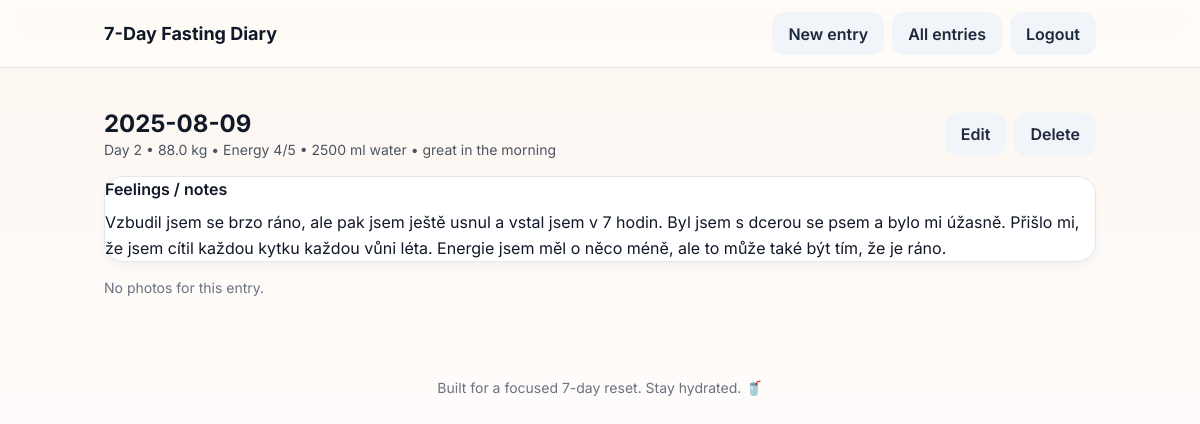
The app's page /entry/2 (signed in) with its own data.
### app.py (models this page shows)
class Entry(db.Model):
    __tablename__ = "entries"
    id = db.Column(db.Integer, primary_key=True)
    when = db.Column(db.Date, nullable=False, index=True)
    day_number = db.Column(db.Integer, nullable=True)
    weight = db.Column(db.Float, nullable=True)
    energy = db.Column(db.Integer, nullable=True)     # 1–5
    water_ml = db.Column(db.Integer, nullable=True)
    mood = db.Column(db.String(32), nullable=True)
    feelings = db.Column(db.Text, nullable=True)
    created_at = db.Column(db.DateTime, default=datetime.utcnow, nullable=False)
    updated_at = db.Column(db.DateTime, default=datetime.utcnow, onupdate=datetime.utcnow, nullable=False)
    photos = relationship("Photo", back_populates="entry", cascade="all, delete-orphan")

### app.py (the view)
@app.route("/entry/<int:entry_id>")
def view_entry(entry_id: int):
    entry = Entry.query.get_or_404(entry_id)
    return render_template("entry_view.html", entry=entry)

### app.py (called while the page is built)
@app.before_request
def load_user():
    uid = session.get("user_id")
    g.user = User.query.get(uid) if uid else None

@app.context_processor
def inject_auth():
    return {"logged_in": bool(g.user), "current_user": g.user}

### templates/entry_view.html
{% extends '_base.html' %}
{% block content %}
  <div class="flex items-center justify-between mb-4">
    <div>
      <h1 class="text-2xl font-bold">{{ entry.when.strftime('%Y-%m-%d') }}</h1>
      <div class="text-sm text-gray-600">
        Day {{ entry.day_number or '-' }}
        {% if entry.weight %} • {{ entry.weight }} kg{% endif %}
        {% if entry.energy %} • Energy {{ entry.energy }}/5{% endif %}
        {% if entry.water_ml %} • {{ entry.water_ml }} ml water{% endif %}
        {% if entry.mood %} • {{ entry.mood }}{% endif %}
      </div>
    </div>
    {% if logged_in %}
      <div class="flex gap-2">
        <a class="btn btn-secondary" href="{{ url_for('entry_form', entry_id=entry.id) }}">Edit</a>
        <form method="post" action="{{ url_for('delete_entry', entry_id=entry.id) }}" onsubmit="return confirm('Delete entry? This also deletes photos.')">
          <button class="btn btn-secondary" type="submit">Delete</button>
        </form>
      </div>
    {% endif %}
  </div>
  {% if entry.feelings %}
    <div class="card mb-4">
      <h2 class="font-semibold mb-2">Feelings / notes</h2>
      <p class="whitespace-pre-line leading-relaxed">{{ entry.feelings }}</p>
    </div>
  {% endif %}
  <div class="grid md:grid-cols-3 gap-3">
    {% for p in entry.photos %}
      <a href="{{ url_for('uploaded_file', filename=p.filename) }}" target="_blank" class="block">
        <img src="{{ url_for('uploaded_file', filename=p.filename) }}" class="w-full aspect-square object-cover rounded-2xl border" />
      </a>
    {% else %}
      <div class="text-sm text-gray-500">No photos for this entry.</div>
    {% endfor %}
  </div>
{% endblock %}

### static/styles.css (style rules this page uses)
:root { --bg: #fefcfb; --bg-gradient: linear-gradient(180deg, #fdf6f0 0%, #fefcfb 100%); --ink: #1e293b; --card: #ffffff; --muted: #64748b; --ring: #e2e8f0; --primary: #06b6d4; --primary-hover: #0891b2; --accent: #f59e0b; }
body { background: var(--bg-gradient); color: var(--ink); font-family: Inter, system-ui, -apple-system, Segoe UI, Roboto, sans-serif; }
.card { background: var(--card); border-radius: 1.2rem; border: 1px solid var(--ring); box-shadow: 0 4px 10px rgba(0, 0, 0, 0.04); transition: transform 0.2s ease, box-shadow 0.2s ease; }
.btn { border-radius: 0.8rem; font-weight: 600; padding: 0.6rem 1rem; transition: all 0.15s ease-in-out; }
.btn-secondary { background: #f1f5f9; color: var(--ink); }

### templates/_base.html (style rules this page uses)
body { font-family: Inter, system-ui, -apple-system, Segoe UI, Roboto, sans-serif; }
.card { @apply bg-white rounded-2xl shadow p-6; }
.btn { @apply inline-flex items-center gap-2 rounded-xl px-4 py-2 font-semibold transition active:scale-95; }
.btn-secondary { @apply bg-gray-100 hover:bg-gray-200; }

### records on screen
Entry: when "2025-08-09", day_number "2", weight "88.0", energy "4", water_ml "2500", mood "great in the morning", feelings "Vzbudil jsem se brzo ráno, ale pak jsem ještě usnul a vstal jsem v 7 hodin. Byl jsem s dcerou se psem a bylo mi úžasně. Přišlo mi, že jsem cítil každou kytku každou vůni léta. Energie jsem měl o něco méně, ale to může také být tím, že je ráno."
